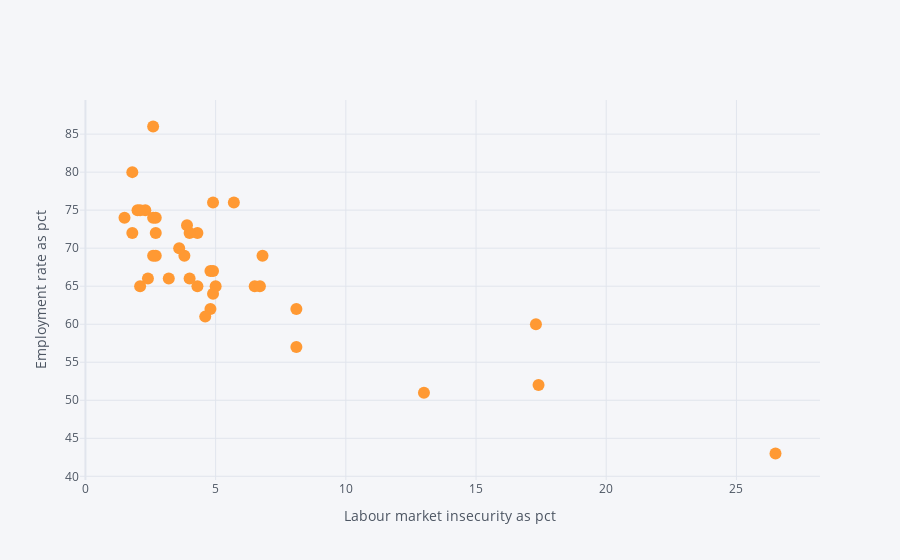

The cell this chart's notebook holds for it:
### Code cell
df.iplot(kind='scatter',
x='Labour market insecurity as pct',
y='Employment rate as pct',
mode='markers',
         	xTitle='Labour market insecurity as pct',
yTitle='Employment rate as pct',
text='Country')

### Figure 1 — Plotly figure (JSON) as saved in the notebook; plotly's stock layout.template omitted (floating-point values rounded to 4 significant figures)
{"data": [{"line": {"color": "rgba(255, 153, 51, 1.0)", "dash": "solid", "shape": "linear", "width": 1.3}, "marker": {"size": 12, "symbol": "circle"}, "mode": "markers", "name": "Employment rate as pct", "text": ["Australia", "Austria", "Belgium", "Canada", "Chile", "Czech Republic", "Denmark", "Estonia", "Finland", "France", "Germany", "Greece", "Hungary", "Iceland", "Ireland", "Israel", "Italy", "Japan", "South Korea", "Latvia", "Luxembourg", "Mexico", "Netherlands", "New Zealand", "Norway", "Poland", "Portugal", "Slovak Republic", "Slovenia", "Spain", "Sweden", "Switzerland", "Turkey", "United Kingdom", "USA", "OECD - Total", "Brazil", "Russia", "South Africa"], "type": "scatter", "x": [4.3, 2.7, 4.8, 3.9, 8.1, 1.8, 2.3, 4.0, 2.7, 5.0, 2.0, 17.4, 4.8, 2.6, 2.1, 2.6, 8.1, 1.5, 2.4, 6.8, 3.2, 4.6, 2.1, 4.9, 2.7, 4.3, 6.5, 6.7, 4.0, 17.3, 5.7, 1.8, 13.0, 2.6, 3.8, 4.9, 4.9, 3.6, 26.5], "y": [72, 72, 62, 73, 62, 72, 75, 72, 69, 65, 75, 52, 67, 86, 65, 69, 57, 74, 66, 69, 66, 61, 75, 76, 74, 65, 65, 65, 66, 60, 76, 80, 51, 74, 69, 67, 64, 70, 43]}], "layout": {"legend": {"bgcolor": "#F5F6F9", "font": {"color": "#4D5663"}}, "paper_bgcolor": "#F5F6F9", "plot_bgcolor": "#F5F6F9", "title": {"font": {"color": "#4D5663"}}, "xaxis": {"gridcolor": "#E1E5ED", "showgrid": true, "tickfont": {"color": "#4D5663"}, "title": {"font": {"color": "#4D5663"}, "text": "Labour market insecurity as pct"}, "zerolinecolor": "#E1E5ED"}, "yaxis": {"gridcolor": "#E1E5ED", "showgrid": true, "tickfont": {"color": "#4D5663"}, "title": {"font": {"color": "#4D5663"}, "text": "Employment rate as pct"}, "zerolinecolor": "#E1E5ED"}}}
